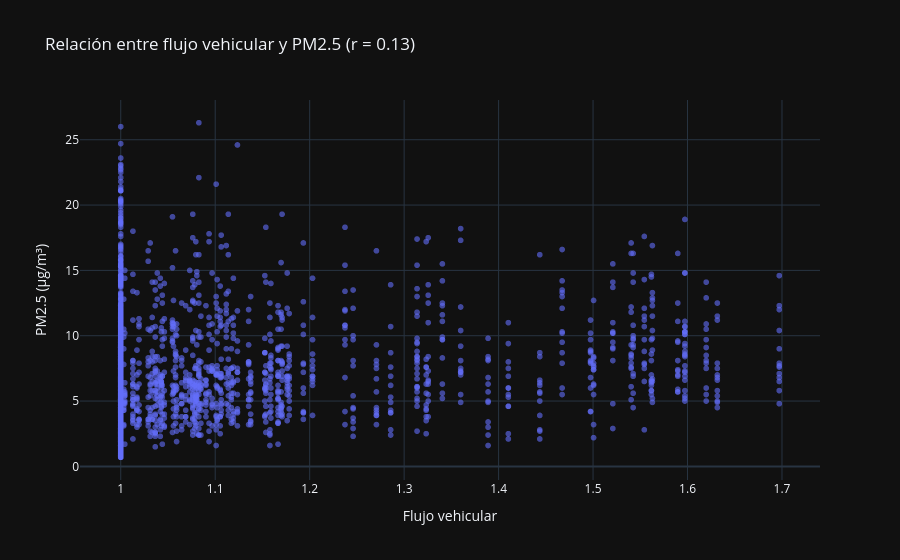

The notebook cell saved with this chart:
### Code cell
visualizar.graficar_flujo_vs_pm25()

### Figure 1 — Plotly figure (JSON) as saved in the notebook; plotly's stock layout.template omitted (floating-point values rounded to 4 significant figures; data arrays with more than 128 entries replaced by an {"elided": "..."} marker saying what was removed)
{"data": [{"hovertemplate": "Flujo vehicular=%{x}<br>PM2.5 (µg/m³)=%{y}<extra></extra>", "legendgroup": "", "marker": {"color": "#636efa", "opacity": 0.6, "symbol": "circle"}, "mode": "markers", "name": "", "showlegend": false, "x": {"elided": "2184 float values"}, "xaxis": "x", "y": {"elided": "2184 float values"}, "yaxis": "y", "type": "scattergl"}], "layout": {"xaxis": {"anchor": "y", "domain": [0.0, 1.0], "title": {"text": "Flujo vehicular"}}, "yaxis": {"anchor": "x", "domain": [0.0, 1.0], "title": {"text": "PM2.5 (µg/m³)"}}, "legend": {"tracegroupgap": 0}, "title": {"text": "Relación entre flujo vehicular y PM2.5 (r = 0.13)"}}}
